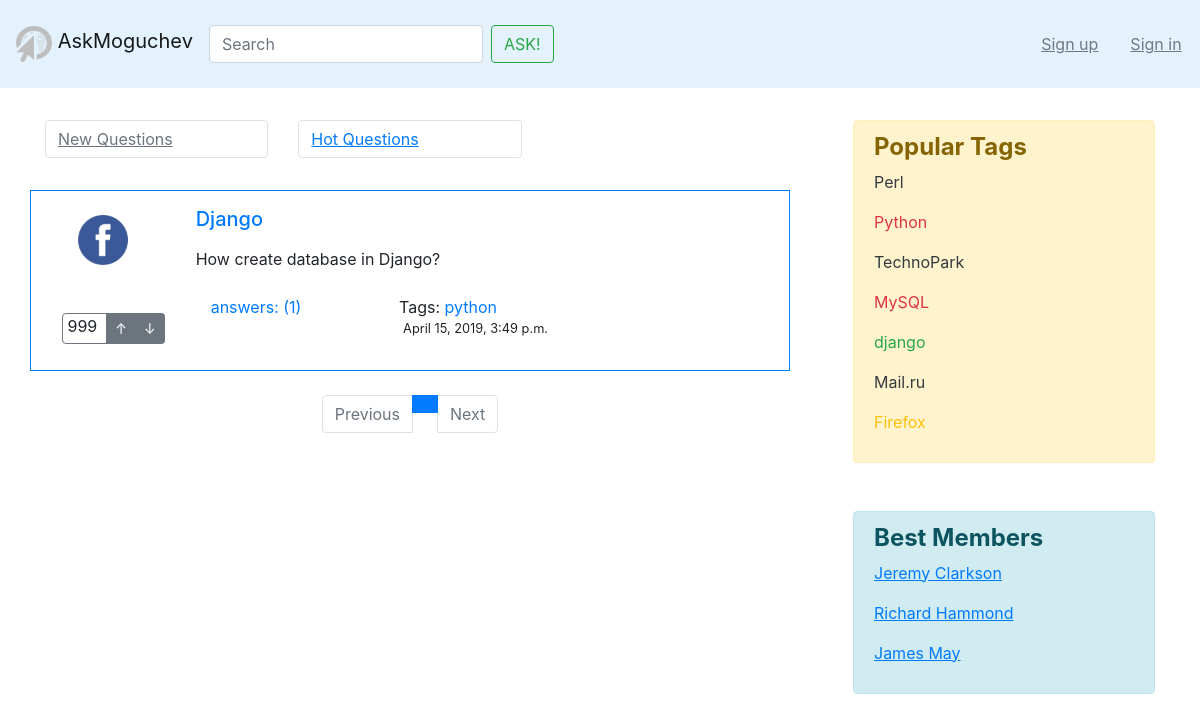
/, run on an earlier commit of the app's database.
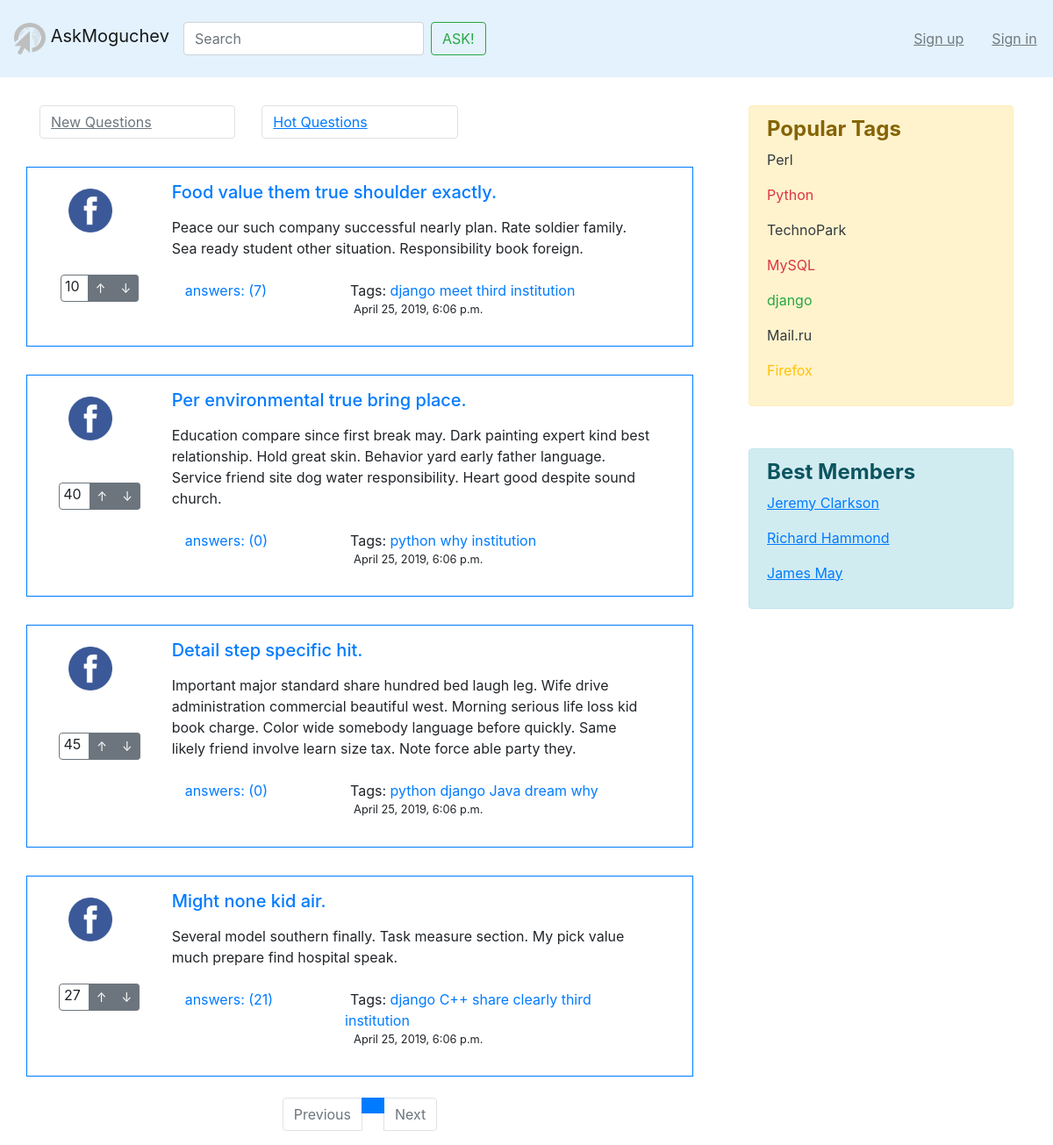
And on a later commit of the database.
### asker/models.py (models this page shows, shortened)
class Question(models.Model):
    objects = QuestionManager()
    author = models.ForeignKey(
        to=Profile,
        null=False,
        db_column="author",
        on_delete=models.PROTECT,
        verbose_name='Question author',
    )
    created_at = models.DateTimeField(default=timezone.now, verbose_name='Question date')
    title = models.CharField(max_length=128, verbose_name='Header')
    text = models.TextField(verbose_name='Question full text')
    tags = models.ManyToManyField(
        Tag,
        blank=True,
        verbose_name='Tags',
    )
    rating = models.IntegerField(default=0, null=False, verbose_name='Rating')
    votes = GenericRelation(Like, related_query_name='questions')

class Tag(models.Model):
    objects = TagManager()
    title = models.CharField(max_length=32, verbose_name='Tag')

### asker/views.py (the view)
# urls.py: path('', views.index, name='index'),
def index(request):
    question_list = Question.objects.get_new()
    question_list = paginator(question_list, request)
    question_list = question_list.object_list.annotate(num_answers=Count('answers'))
    return render(request, 'index.html', {
        'questions': question_list,
        'indexPage': True,
    })

### asker/managers.py (called while the page is built)
    def get_new(self):
        return self.all().order_by('-created_at').prefetch_related()

### asker/views.py (called while the page is built)
def paginator(abstract_list, request):
    pager = Paginator(abstract_list, 4)
    try:
        page = int(request.GET.get('page', 1))
        elements_on_page = pager.page(page)
    except:
        elements_on_page = pager.page(1)
    return elements_on_page

### templates/index.html
﻿{% extends "base.html" %}
{% load static %}
{% block content %}
    <div class="row mt-5">
        <div class="col-4">
            {% if indexPage %}
                <div class="page-item disabled">
                    <a class="page-link" href="#" tabindex="-1" aria-disabled="true"><u>New Questions</u></a>
                </div>
            {% else %}
                <div class="page-item">
                    <a class="page-link" href="{% url 'index' %}" ><u>New Questions</u></a>
                </div>
            {% endif %}
        </div>
        <div class="col-4">
            {% if indexPage %}
                <div class="page-item">
                    <a class="page-link" href="{% url 'hot' %}"><u>Hot Questions</u></a>
                </div>
            {% else %}
               <div class="page-item disabled">
                <a class="page-link" href="#" tabindex="-1" aria-disabled="true"><u>Hot Questions</u></a>
            </div>
            {% endif %}
        </div>
    </div>
    {% for question in questions %}
        {% include "inc/q.html" %}
    {% endfor %}
    {% include 'paginator.html' with page=questions %}
{% endblock %}

### templates/inc/q.html
﻿{% load static %}
<div class="row mt-2">
    <span class="border border-primary col-12">
        <div class="row m-2">
            <div class="col-2">
                <div class="row mt-3">
                    <img class="ml-4" src="{% static 'img/test.png' %}" width="50" height="50" alt="">
                </div>
                <div class="row mt-5">
                    <div class="btn-group mx-auto" role="group" aria-label="Basic example">
                        <span class="border border-secondary rounded-left">&nbsp;{{ question.rating }}&nbsp;&nbsp;</span>
                        <a href="#" class="btn btn-secondary btn-sm">&#8593;</a>
                        <a href="#" class="btn btn-secondary btn-sm">&#8595;</a>
                    </div>
                </div>
            </div>
            <div class="col-10">
                <div class="row m-2">
                    <a href="{% url 'question' question.id %}"><h5 class="mt-0">{{ question.title }}</h5></a>
                </div>
                <div class="row m-2">
                    <p>{{ question.text }}</p>
                </div>
                <div class="row m-2">
                    <div class="col-4">
                        <a href="{% url 'question' question.id %}">answers: ({{ question.num_answers }})</a>
                    </div>
                    <div class="col-8">
                        <span class="text_style" style="white-space: nowrap; margin-left: 6px"> Tags:</span>
                        {% for tag in question.tags.all %}
                            <a href="{% url 'tag' tag.title %}"><span class="top_name"> {{tag.title}}</span></a>
                        {% endfor %}
                        <div class="row ml-1">
                            <span class="text_style" style="white-space: nowrap; margin-left: 6px"><p class="small">{{ question.created_at }}</p></span>
                        </div>
                    </div>
                </div>
            </div>
        </div>
    </span>
</div>

What changed in the data, as far as the page shows it:
no longer on this page (row unchanged): Question: rating "999", title "Django", text "How create database in Django?", num_answers "1", created_at "April 15, 2019, 3:49 p.m.", Tag (title "python")
added Question: rating "10", title "Food value them true shoulder exactly.", text "Peace our such company successful nearly plan. Rate soldier family. Sea ready student other situation. Responsibility book foreign.", num_answers "7", created_at "April 25, 2019, 6:06 p.m."
added Tag: title "django"
added Tag: title "meet", shown under "10"
added Tag: title "third"
added Tag: title "institution"
added Question: rating "40", title "Per environmental true bring place.", text "Education compare since first break may. Dark painting expert kind best relationship. Hold great skin. Behavior yard early father language. Service friend site dog water responsibility. Heart good despite sound church.", num_answers "0", created_at "April 25, 2019, 6:06 p.m.", Tag (title "python")
added Tag: title "why"
added Question: rating "45", title "Detail step specific hit.", text "Important major standard share hundred bed laugh leg. Wife drive administration commercial beautiful west. Morning serious life loss kid book charge. Color wide somebody language before quickly. Same likely friend involve learn size tax. Note force able party they.", num_answers "0", created_at "April 25, 2019, 6:06 p.m.", Tag (title "python")
added Tag: title "Java", shown under "45"
added Tag: title "dream", shown under "45"
added Question: rating "27", title "Might none kid air.", text "Several model southern finally. Task measure section. My pick value much prepare find hospital speak.", num_answers "21", created_at "April 25, 2019, 6:06 p.m."
added Tag: title "C++", shown under "27"
added Tag: title "share", shown under "27"
added Tag: title "clearly", shown under "27"
